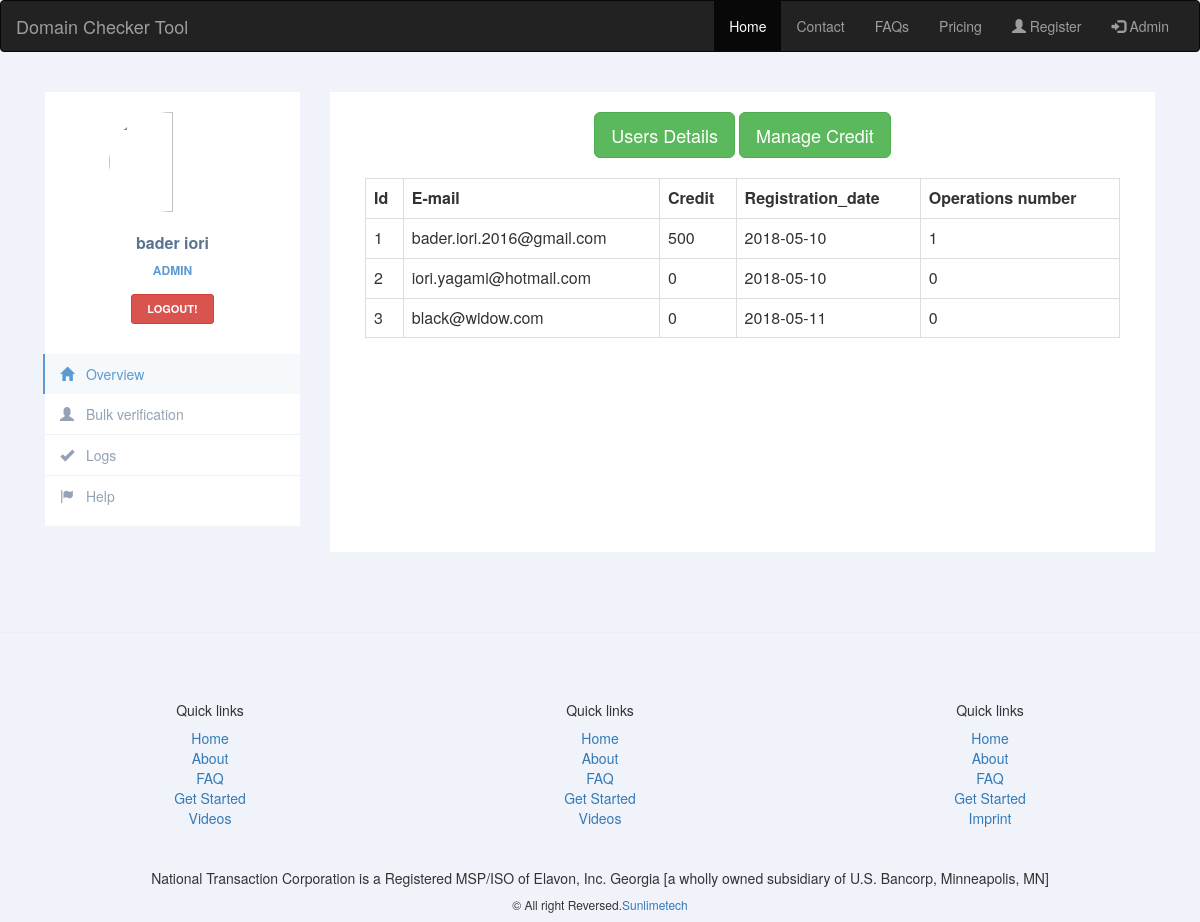
/admin.php (signed in), run on the app's committed database.
### tables this page shows
CREATE TABLE `users` (
  `id` int(11) NOT NULL,
  `first_name` varchar(255) DEFAULT NULL,
  `last_name` varchar(255) DEFAULT NULL,
  `address` varchar(255) DEFAULT NULL,
  `city` varchar(255) DEFAULT NULL,
  `state` varchar(255) DEFAULT NULL,
  `zip_code` varchar(255) DEFAULT NULL,
  `email` varchar(255) DEFAULT NULL,
  `phone_number` varchar(255) DEFAULT NULL,
  `credit` int(11) DEFAULT NULL,
  `registration_date` date DEFAULT NULL,
  `type` varchar(255) DEFAULT NULL,
  `password` varchar(255) DEFAULT NULL
);

### admin.php (the view, shortened to what this page needs)
<html>
	<head>
		<link href="//maxcdn.bootstrapcdn.com/bootstrap/3.3.0/css/bootstrap.min.css" rel="stylesheet" id="bootstrap-css">
	</head>
	<body onload="user_details()">
			     <nav class="navbar navbar-inverse">
                  <div class="container-fluid">
                    <div class="navbar-header">
                      <a class="navbar-brand" href="#">Domain Checker Tool</a>
                   </div>
                  <div class="collapse navbar-collapse" id="myNavbar">
                    <ul class="nav navbar-nav navbar-right">
                      <li class="active"><a href="index.php">Home</a></li>
                      <li><a href="contact.php">Contact</a></li>
                      <li><a href="faqs.php">FAQs</a></li>
                      <li><a href="pricing.php">Pricing</a></li>
                      <li><a href="register.php"><span class="glyphicon glyphicon-user"></span> Register</a></li>
                      <li><a href="<?php
                      if(isset($_SESSION['logged']))
                      {
                          echo "admin.php";
                      }else
                      {
                          echo "login.php";
                      }
                      ?>"><span class="glyphicon glyphicon-log-in"></span> <?php
                      if(isset($_SESSION['logged']))
                      {
                          echo "Admin";
                      }else
                      {
                        echo "Login";
                      }
                      ?></a></li>
                    </ul>
                  </div>
                </nav>
		<div class="container">
            <div class="row profile">
        		<div class="col-md-3">
        			<div class="profile-sidebar">
        				<div class="profile-userpic">
        					<img src="https://png.pngtree.com/element_origin_min_pic/16/11/25/f2db5b1fae65676bfd1ecae1dbfdc3a2.jpg" style="height:100px" class="img-responsive" alt="">
        				</div>
        				<div class="profile-usertitle">
        					<div class="profile-usertitle-name">
        						<?php
        						  include 'config/connection.php';
        						  $query = "select first_name, last_name, credit from users where email = '".$_SESSION['logged']."'";
        						  $result = mysqli_query($connection, $query);
        						  $row = mysqli_fetch_row($result);
        						  $first_name = $row[0];
        						  $last_name = $row[1];
        						  echo $first_name." ".$last_name;
        						?>
        					</div>
        					<div class="profile-usertitle-job">
        						ADMIN
        					</div>
        				</div>
        				<div class="profile-userbuttons">
        				<form method="post">
        					<button type="submit" name="logout" class="btn btn-danger btn-sm">Logout!</button>
        				</form>
        				</div>
        				<div class="profile-usermenu">
        					<ul class="nav">
                    <li class="active">
                    <a href="admin.php">
                    <i class="glyphicon glyphicon-home"></i>
                    Overview </a>
                  </li>
                  <li>
                    <a href="bulk_verification.php">
                    <i class="glyphicon glyphicon-user"></i>
                    Bulk verification </a>
                  </li >
                  <li>
                    <a href="admin_logs.php">
                    <i class="glyphicon glyphicon-ok"></i>
                    Logs </a>
                  </li>
        						<li>
        							<a href="logs.php">
        							<i class="glyphicon glyphicon-flag"></i>
        							Help </a>
        						</li>
        					</ul>
        				</div>
        			</div>
        		</div>
        		<div class="col-md-9">
                    <div class="profile-content">
                        	<div id="container-fluid">
                        		<center><button class="btn btn-success btn-lg" onclick="user_details()">Users Details</button> <button class="btn btn-success btn-lg" onclick="manage_credit()">Manage Credit</button></center>
                                <br />
                        		<div id="user_information" class="container-fluid">
                                  <table class="table table-bordered">
                                    <th><b>Id</b></th> <th><b>E-mail</b></th> <th><b>Credit</b></th> <th><b>Registration_date</b></th><th><b>Operations number</b></th>
                                    <?php
                                        $query = "select id, email, credit, registration_date,  (select count(*) from domains where user = users.id)  as operations_number from users where type != 'administrator'";
                                        $result = mysqli_query($GLOBALS['connection'], $query);
                                        if($result != false)
                                        {
                                          while($row = mysqli_fetch_row($result))
                                          {
                                              echo "<tr>";
                                              echo "
                                              <td>".$row[0]."</td> <td>".$row[1]."</td> <td>".$row[2]."</td> <td>".$row[3]."</td> <td>".$row[4]."</td>
                                              ";
                                              echo "</tr>";
                                          }
                                        }
                                    ?>
                                  </table>
                                </div>
                                <br>
                                <br>
                        	</div>
                    </div>
        		</div>
        	</div>
        </div>
	</body>
	<br>
	<br>
	<hr>
	<br>
	<br>
	<section id="footer">
		<div class="container">
			<div class="row text-center text-xs-center text-sm-left text-md-left">
				<div class="col-xs-12 col-sm-4 col-md-4">
					<h5>Quick links</h5>
					<ul class="list-unstyled quick-links">
						<li><a href="javascript:void();"><i class="fa fa-angle-double-right"></i>Home</a></li>
						<li><a href="javascript:void();"><i class="fa fa-angle-double-right"></i>About</a></li>
						<li><a href="javascript:void();"><i class="fa fa-angle-double-right"></i>FAQ</a></li>
						<li><a href="javascript:void();"><i class="fa fa-angle-double-right"></i>Get Started</a></li>
						<li><a href="javascript:void();"><i class="fa fa-angle-double-right"></i>Videos</a></li>
					</ul>
				</div>
				<div class="col-xs-12 col-sm-4 col-md-4">
					<h5>Quick links</h5>
					<ul class="list-unstyled quick-links">
						<li><a href="javascript:void();"><i class="fa fa-angle-double-right"></i>Home</a></li>
						<li><a href="javascript:void();"><i class="fa fa-angle-double-right"></i>About</a></li>
						<li><a href="javascript:void();"><i class="fa fa-angle-double-right"></i>FAQ</a></li>
						<li><a href="javascript:void();"><i class="fa fa-angle-double-right"></i>Get Started</a></li>
						<li><a href="javascript:void();"><i class="fa fa-angle-double-right"></i>Videos</a></li>
					</ul>
				</div>
				<div class="col-xs-12 col-sm-4 col-md-4">
					<h5>Quick links</h5>
					<ul class="list-unstyled quick-links">
						<li><a href="javascript:void();"><i class="fa fa-angle-double-right"></i>Home</a></li>
						<li><a href="javascript:void();"><i class="fa fa-angle-double-right"></i>About</a></li>
						<li><a href="javascript:void();"><i class="fa fa-angle-double-right"></i>FAQ</a></li>
						<li><a href="javascript:void();"><i class="fa fa-angle-double-right"></i>Get Started</a></li>
						<li><a href="https://wwwe.sunlimetech.com" title="Design and developed by"><i class="fa fa-angle-double-right"></i>Imprint</a></li>
					</ul>
				</div>
			</div>
			<div class="row">
				<div class="col-xs-12 col-sm-12 col-md-12 mt-2 mt-sm-5">
					<ul class="list-unstyled list-inline social text-center">
					</ul>
				</div>
			</div>
			<div class="row">
				<div class="col-xs-12 col-sm-12 col-md-12 mt-2 mt-sm-2 text-center text-white">
					<p>National Transaction Corporation is a Registered MSP/ISO of Elavon, Inc. Georgia [a wholly owned subsidiary of U.S. Bancorp, Minneapolis, MN]</p>
					<p class="h6">&copy All right Reversed.<a class="text-green ml-2" href="https://www.sunlimetech.com" target="_blank">Sunlimetech</a></p>
				</div>
			</div>
		</div>
	</section>
</html>

### admin.php (style rules this page uses)
body { background: #F1F3FA; }
.profile { margin: 20px 0; }
.profile-sidebar { padding: 20px 0 10px 0; background: #fff; }
.profile-userpic img { float: none; margin: 0 auto; width: 50%; height: 50%; -webkit-border-radius: 50% !important; -moz-border-radius: 50% !important; border-radius: 50% !important; }
.profile-usertitle { text-align: center; margin-top: 20px; }
.profile-usertitle-name { color: #5a7391; font-size: 16px; font-weight: 600; margin-bottom: 7px; }
.profile-usertitle-job { text-transform: uppercase; color: #5b9bd1; font-size: 12px; font-weight: 600; margin-bottom: 15px; }
.profile-userbuttons { text-align: center; margin-top: 10px; }
.profile-userbuttons .btn { text-transform: uppercase; font-size: 11px; font-weight: 600; padding: 6px 15px; margin-right: 5px; }
.profile-userbuttons .btn:last-child { margin-right: 0px; }
.profile-usermenu { margin-top: 30px; }
.profile-usermenu ul li { border-bottom: 1px solid #f0f4f7; }
.profile-usermenu ul li:last-child { border-bottom: none; }
.profile-usermenu ul li a { color: #93a3b5; font-size: 14px; font-weight: 400; }
.profile-usermenu ul li a i { margin-right: 8px; font-size: 14px; }
.profile-usermenu ul li.active { border-bottom: none; }
.profile-usermenu ul li.active a { color: #5b9bd1; background-color: #f6f9fb; border-left: 2px solid #5b9bd1; margin-left: -2px; }
.profile-content { padding: 20px; background: #fff; min-height: 460px; }

### data on the page
users: first_name "bader", last_name "iori", id "1", email "bader.iori.2016@gmail.com", credit "500", registration_date "2018-05-10", row "1"
users: id "2", email "iori.yagami@hotmail.com", credit "0", registration_date "2018-05-10", row "0"
users: id "3", email "black@widow.com", credit "0", registration_date "2018-05-11", row "0"
